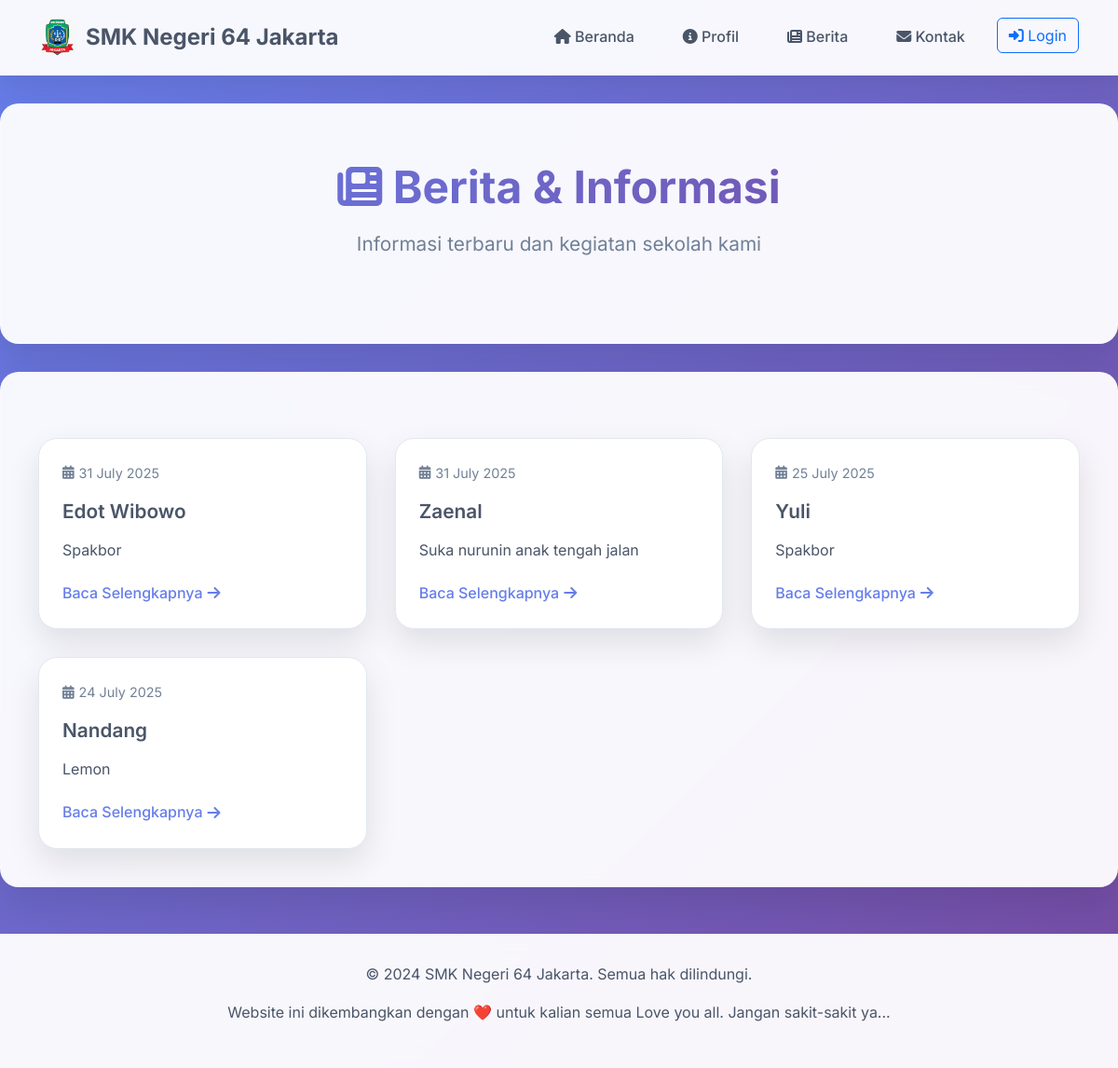
Page /berita.php on the committed database.
### tables this page shows
CREATE TABLE `berita` (
  `id` int(11) NOT NULL,
  `judul` varchar(255) NOT NULL,
  `isi` text NOT NULL,
  `tanggal` date NOT NULL
);

### berita.php (the view, shortened to what this page needs)
<?php include 'config.php'; ?>
<!DOCTYPE html>
<html lang="id">
<head>
  <link href="https://cdn.jsdelivr.net/npm/bootstrap@5.3.0/dist/css/bootstrap.min.css" rel="stylesheet">
  <link href="https://cdnjs.cloudflare.com/ajax/libs/font-awesome/6.4.0/css/all.min.css" rel="stylesheet">
  <link href="assets/css/style.css" rel="stylesheet">
</head>
<body>
<?php include 'navbar.php'; ?>
<div class="hero-section fade-in">
  <h1 class="hero-title">
    <i class="fas fa-newspaper"></i> Berita & Informasi
  </h1>
  <p class="hero-subtitle">Informasi terbaru dan kegiatan sekolah kami</p>
</div>
<div class="content-card slide-in">
  <?php
  $berita = mysqli_query($koneksi, "SELECT * FROM berita ORDER BY tanggal DESC");
  $total_berita = mysqli_num_rows($berita);
  ?>
  <?php if ($total_berita > 0): ?>
    <div class="news-grid">
      <?php while ($row = mysqli_fetch_assoc($berita)): ?>
        <div class="news-card">
          <div class="news-card-body">
            <div class="news-date">
              <i class="fas fa-calendar-alt"></i>
              <?= date('j F Y', strtotime($row['tanggal'])) ?>
            </div>
            <h3 class="news-title"><?= $row['judul'] ?></h3>
            <p class="news-excerpt">
              <?= substr($row['isi'], 0, 200) ?>
            </p>
            <a href="berita_detail.php?id=<?= $row['id'] ?>" class="news-link">
              Baca Selengkapnya <i class="fas fa-arrow-right"></i>
            </a>
          </div>
        </div>
      <?php endwhile; ?>
    </div>
  <?php endif; ?>
</div>
<footer class="footer">
  <div class="container">
    <p>&copy; 2024 SMK Negeri 64 Jakarta. Semua hak dilindungi.</p>
    <p>Website ini dikembangkan dengan ❤️ untuk kalian semua Love you all. Jangan sakit-sakit ya...</p>
  </div>
</footer>
</body>
</html>

### navbar.php (shortened to what this page needs)
<nav class="navbar navbar-expand-lg navbar-modern">
  <div class="container">
    <a class="navbar-brand" href="index.php">
      <img src="assets/images/logo1.jpg" alt="Logo SMK">
      SMK Negeri 64 Jakarta
    </a>
    <div class="collapse navbar-collapse" id="navbarNav">
      <ul class="navbar-nav ms-auto">
        <li class="nav-item">
          <a class="nav-link" href="index.php">
            <i class="fas fa-home"></i> Beranda
          </a>
        </li>
        <li class="nav-item">
          <a class="nav-link" href="profil.php">
            <i class="fas fa-info-circle"></i> Profil
          </a>
        </li>
        <li class="nav-item">
          <a class="nav-link" href="berita.php">
            <i class="fas fa-newspaper"></i> Berita
          </a>
        </li>
        <li class="nav-item">
          <a class="nav-link" href="kontak.php">
            <i class="fas fa-envelope"></i> Kontak</a>
        </li>
                <li class="nav-item ms-2">
          <a class="btn btn-outline-primary" href="admin/login.php">
            <i class="fas fa-sign-in-alt"></i> Login</a>
      </ul>
    </div>
  </div>
</nav>

### assets/css/style.css (style rules this page uses)
* { margin: 0; padding: 0; box-sizing: border-box; }
body { font-family: 'Inter', 'Segoe UI', Tahoma, Geneva, Verdana, sans-serif; background: linear-gradient(135deg, #667eea 0%, #764ba2 100%); min-height: 100vh; color: #333; line-height: 1.6; }
.navbar-modern { background: rgba(255, 255, 255, 0.95) !important; backdrop-filter: blur(10px); border-bottom: 1px solid rgba(255, 255, 255, 0.2); box-shadow: 0 8px 32px rgba(0, 0, 0, 0.1); padding: 15px 0; }
.navbar-modern .navbar-brand { font-weight: 700; font-size: 1.5rem; color: #4a5568 !important; display: flex; align-items: center; gap: 10px; }
.navbar-modern .navbar-brand img { width: 40px; height: 40px; border-radius: 8px; }
.navbar-modern .nav-link { color: #4a5568 !important; font-weight: 500; margin: 0 10px; padding: 8px 16px !important; border-radius: 8px; transition: all 0.3s ease; }
.hero-section { background: rgba(255, 255, 255, 0.95); backdrop-filter: blur(10px); border-radius: 20px; margin: 30px auto; padding: 60px 40px; text-align: center; box-shadow: 0 20px 40px rgba(0, 0, 0, 0.1); border: 1px solid rgba(255, 255, 255, 0.2); max-width: 1200px; }
.hero-title { font-size: 3rem; font-weight: 700; color: #4a5568; margin-bottom: 15px; background: linear-gradient(135deg, #667eea, #764ba2); -webkit-background-clip: text; -webkit-text-fill-color: transparent; background-clip: text; }
.hero-subtitle { font-size: 1.3rem; color: #718096; font-weight: 400; margin-bottom: 30px; }
.content-card { background: rgba(255, 255, 255, 0.95); backdrop-filter: blur(10px); border-radius: 20px; padding: 40px; margin: 30px auto; box-shadow: 0 20px 40px rgba(0, 0, 0, 0.1); border: 1px solid rgba(255, 255, 255, 0.2); max-width: 1200px; }
.news-grid { display: grid; grid-template-columns: repeat(auto-fit, minmax(350px, 1fr)); gap: 30px; margin-top: 30px; }
.news-card { background: white; border-radius: 20px; overflow: hidden; box-shadow: 0 15px 35px rgba(0, 0, 0, 0.1); transition: all 0.3s ease; border: 1px solid #e2e8f0; }
.news-card-body { padding: 25px; }
.news-title { font-size: 1.3rem; font-weight: 600; color: #4a5568; margin-bottom: 15px; line-height: 1.4; }
.news-date { color: #718096; font-size: 0.9rem; margin-bottom: 15px; display: flex; align-items: center; gap: 5px; }
.news-excerpt { color: #4a5568; line-height: 1.6; margin-bottom: 20px; }
.news-link { color: #667eea; text-decoration: none; font-weight: 500; display: inline-flex; align-items: center; gap: 5px; transition: all 0.3s ease; }
.footer { background: rgba(255, 255, 255, 0.95); backdrop-filter: blur(10px); border-top: 1px solid rgba(255, 255, 255, 0.2); padding: 30px 0; margin-top: 50px; text-align: center; color: #4a5568; }
.fade-in { animation: fadeIn 0.6s ease-in; }
.slide-in { animation: slideIn 0.8s ease-out; }

### rows in the picture
berita: tanggal "31 July 2025", judul "Edot Wibowo", isi "Spakbor"
berita: tanggal "31 July 2025", judul "Zaenal", isi "Suka nurunin anak tengah jalan"
berita: tanggal "25 July 2025", judul "Yuli", isi "Spakbor"
berita: tanggal "24 July 2025", judul "Nandang", isi "Lemon"
